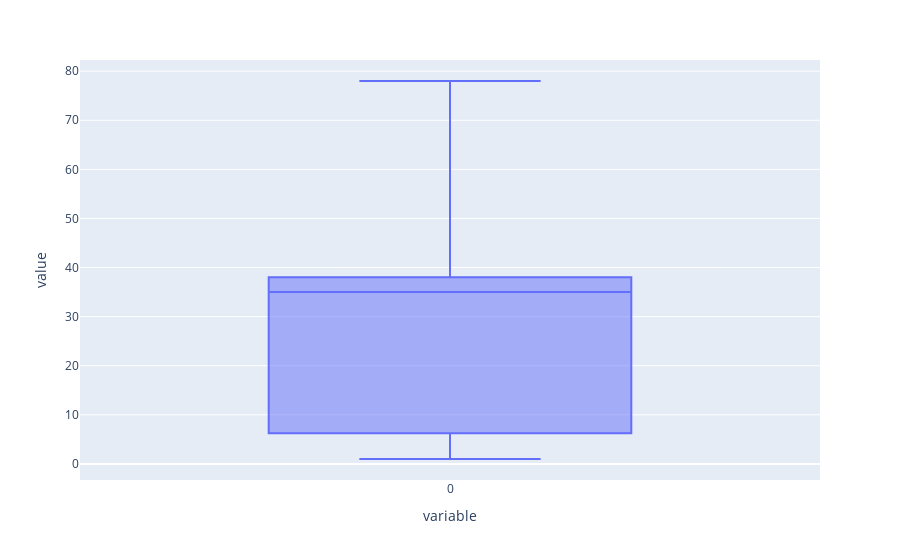

Source (notebook cell):
### Code cell
df = px.data.tips()
fig = px.box(preprocess_df.groupby('CdStationMesureEauxSurface').size().sort_values(ascending=False))
fig.show()
station_counts = preprocess_df.groupby('CdStationMesureEauxSurface').size().sort_values(ascending=False)
station_counts

### Figure 1 — Plotly figure (JSON) as saved in the notebook; plotly's stock layout.template omitted (floating-point values rounded to 4 significant figures; data arrays with more than 128 entries replaced by an {"elided": "..."} marker saying what was removed)
{"data": [{"alignmentgroup": "True", "hovertemplate": "variable=%{x}<br>value=%{y}<extra></extra>", "legendgroup": "", "marker": {"color": "#636efa"}, "name": "", "notched": false, "offsetgroup": "", "orientation": "v", "showlegend": false, "type": "box", "x": {"elided": "395 str values"}, "x0": " ", "xaxis": "x", "y": {"elided": "395 int values"}, "y0": " ", "yaxis": "y"}], "layout": {"boxmode": "group", "legend": {"tracegroupgap": 0}, "margin": {"t": 60}, "xaxis": {"anchor": "y", "domain": [0, 1], "title": {"text": "variable"}}, "yaxis": {"anchor": "x", "domain": [0, 1], "title": {"text": "value"}}}}
